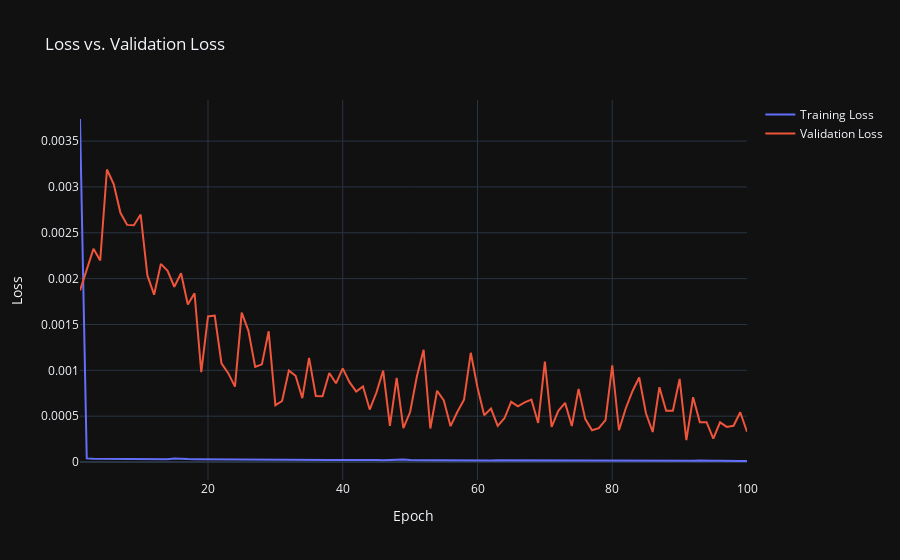

Source (notebook cell):
### Code cell
fig = go.Figure()
fig.add_trace(go.Scatter(x=np.arange(1, len(history.history['loss'])+1), y=history.history['loss'], mode='lines', name='Training Loss'))
fig.add_trace(go.Scatter(x=np.arange(1, len(history.history['val_loss'])+1), y=history.history['val_loss'], mode='lines', name='Validation Loss'))
fig.update_layout(title='Loss vs. Validation Loss', xaxis_title='Epoch', yaxis_title='Loss', template='plotly_dark')
fig.show()
